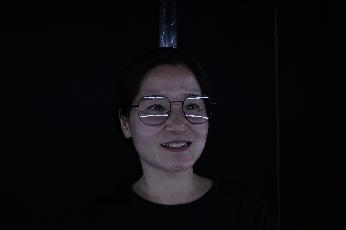
#> input picture fdata/happy/C10859.jpg, 346 x 230 px, found by its file name; its folder holds only this picture in this run
$ python npyreader.py
#> lines starting #> are read from the running program, lines starting #| are printed output that depends on the picture
import cv2
import numpy as np
import os

def detect_and_save_faces(image_path, output_folder):
    # Load the pre-trained Haar Cascade classifier for face detection
    face_cascade = cv2.CascadeClassifier(cv2.data.haarcascades + 'haarcascade_frontalface_default.xml')

    # Read the image
    image = cv2.imread(image_path)
#> image is the input picture: shape (230, 346, 3); mean B, G, R 14.9, 11.8, 12
    if image is None:
        print(f"Error: Unable to load image {image_path}")
        return

    # Convert the image to grayscale
    gray = cv2.cvtColor(image, cv2.COLOR_BGR2GRAY)

    # Detect faces in the image
    faces = face_cascade.detectMultiScale(gray, scaleFactor=1.1, minNeighbors=5, minSize=(30, 30))
#> faces = [[121, 68, 105, 105]]

    # Loop over the detected faces and save each one
    for i, (x, y, w, h) in enumerate(faces):
        face = image[y:y+h, x:x+w]
        face_filename = os.path.join(output_folder, os.path.basename(image_path))
        cv2.imwrite(face_filename, face)
#> this loop made 1 pass
#> pass 1, in detect_and_save_faces, `face = image[y:y+h, x:x+w]`:
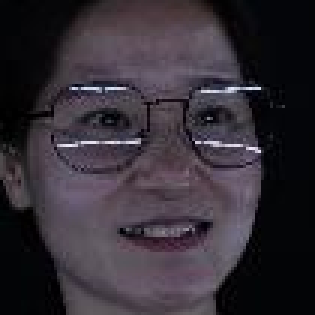
#> face: shape (105, 105, 3) (shown 3 times larger); mean B, G, R 54.1, 46.3, 52.6

def process_folder(input_folder, output_folder):
    if not os.path.exists(output_folder):
        os.makedirs(output_folder)

    for filename in os.listdir(input_folder):
        if filename.lower().endswith(('.png', '.jpg', '.jpeg')):
            image_path = os.path.join(input_folder, filename)
            detect_and_save_faces(image_path, output_folder)

# Example usage
process_folder('C:\\coding\\2024TUfaceDetect\\fdata\\happy', 'C:\\coding\\2024TUfaceDetect\\fdata\\happyProc')

$ run again, on fdata/happy/C19220.jpg
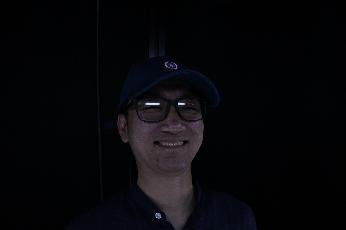
#> input picture fdata/happy/C19220.jpg, 346 x 230 px, found by its file name
#> in detect_and_save_faces, image is the input picture: shape (230, 346, 3); mean B, G, R 10.2, 7.3, 7.4
#> faces = [[120, 79, 94, 94]]
#> the loop in detect_and_save_faces, `for i, (x, y, w, h) in enumerate(faces):` made 1 pass
#> pass 1, in detect_and_save_faces, `face = image[y:y+h, x:x+w]`:
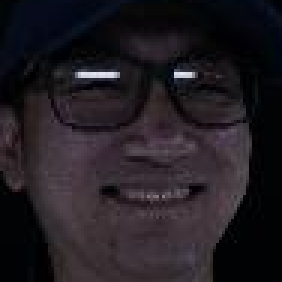
#> face: shape (94, 94, 3) (shown 3 times larger); mean B, G, R 34.2, 28.8, 33.7

$ run again, on fdata/happy/C21604.jpg
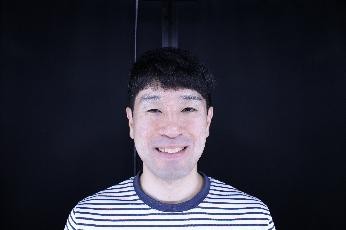
#> input picture fdata/happy/C21604.jpg, 346 x 230 px, found by its file name
#> in detect_and_save_faces, image is the input picture: shape (230, 346, 3); mean B, G, R 58.9, 46.2, 45.9
#> in detect_and_save_faces, `gray = cv2.cvtColor(image, cv2.COLOR_BGR2GRAY)`:
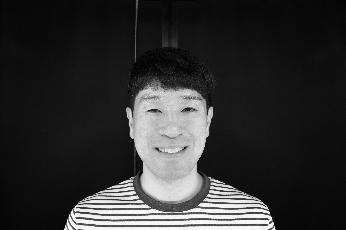
#> gray: shape (230, 346); min 0, max 255, mean 47.6
#> faces = [[120, 72, 100, 100]]
#> the loop in detect_and_save_faces, `for i, (x, y, w, h) in enumerate(faces):` made 1 pass
#> pass 1, in detect_and_save_faces, `face = image[y:y+h, x:x+w]`:
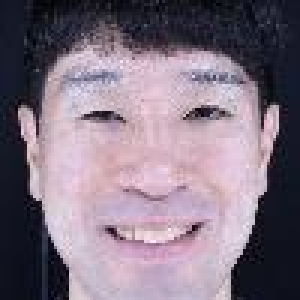
#> face: shape (100, 100, 3) (shown 3 times larger); mean B, G, R 129.4, 114.9, 129

$ run again, on fdata/happy/C12469.jpg
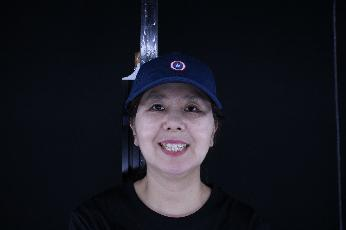
#> input picture fdata/happy/C12469.jpg, 346 x 230 px, found by its file name
#> in detect_and_save_faces, image is the input picture: shape (230, 346, 3); mean B, G, R 33.5, 25.2, 24.4
#> in detect_and_save_faces, `gray = cv2.cvtColor(image, cv2.COLOR_BGR2GRAY)`:
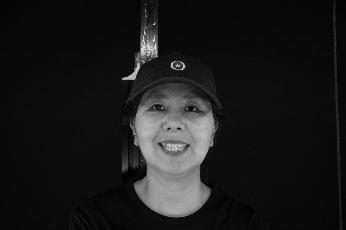
#> gray: shape (230, 346); min 0, max 235, mean 25.9
#> faces = [[123, 74, 100, 100]]
#> the loop in detect_and_save_faces, `for i, (x, y, w, h) in enumerate(faces):` made 1 pass
#> pass 1, in detect_and_save_faces, `face = image[y:y+h, x:x+w]`:
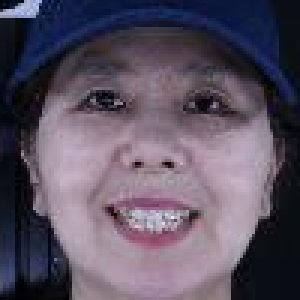
#> face: shape (100, 100, 3) (shown 3 times larger); mean B, G, R 97.9, 81.8, 91.1
